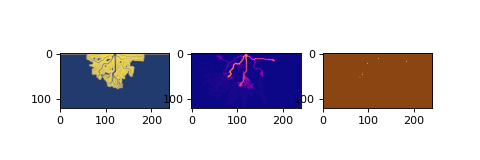

Generate this figure with Python:
import matplotlib.pyplot as plt

import deltametrics as dm

rcm8cube = dm.sample_data.cube.rcm8()
rcm8cube.register_section('demo', dm.section.StrikeSection(y=10))

fig, ax = plt.subplots(1, 3, figsize=(6, 2))
rcm8cube.show_plan('eta', t=40, ax=ax[0])
rcm8cube.show_plan('velocity', t=40, ax=ax[1], ticks=True)
rcm8cube.show_plan('strata_sand_frac', t=40, ax=ax[2])
plt.show()
